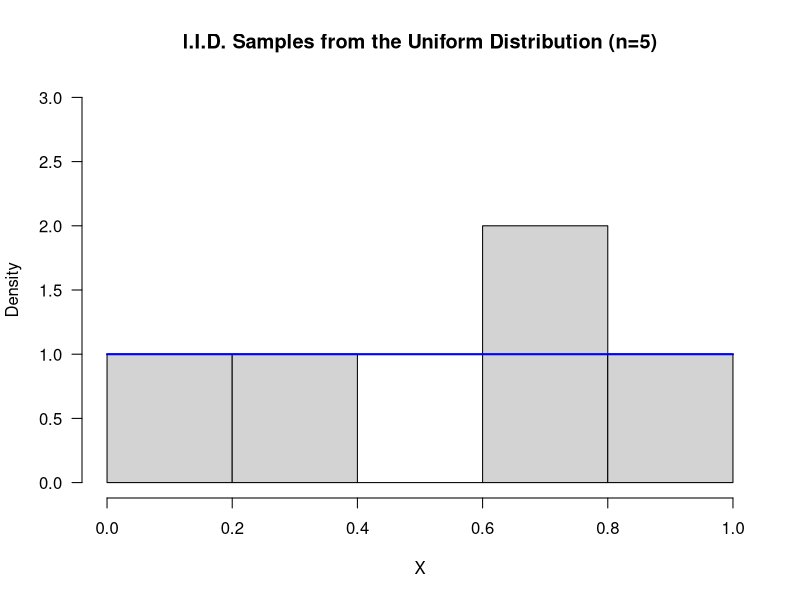
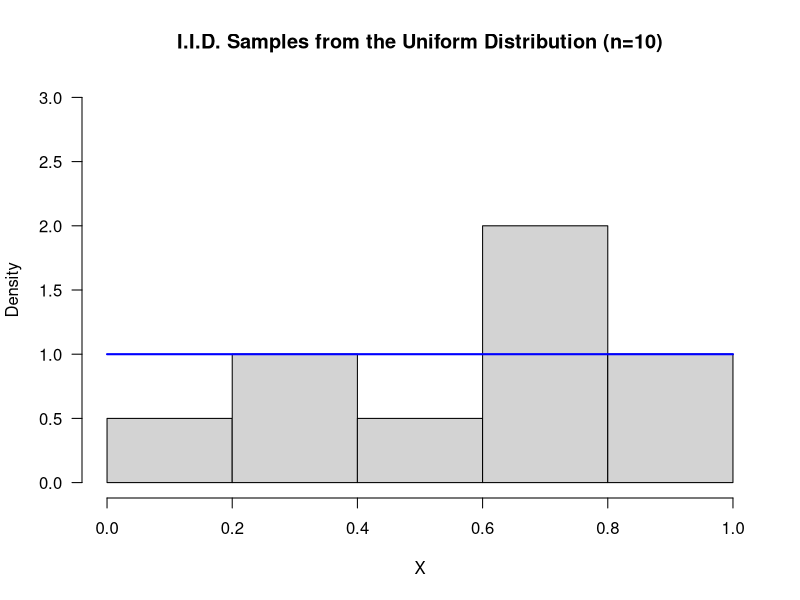
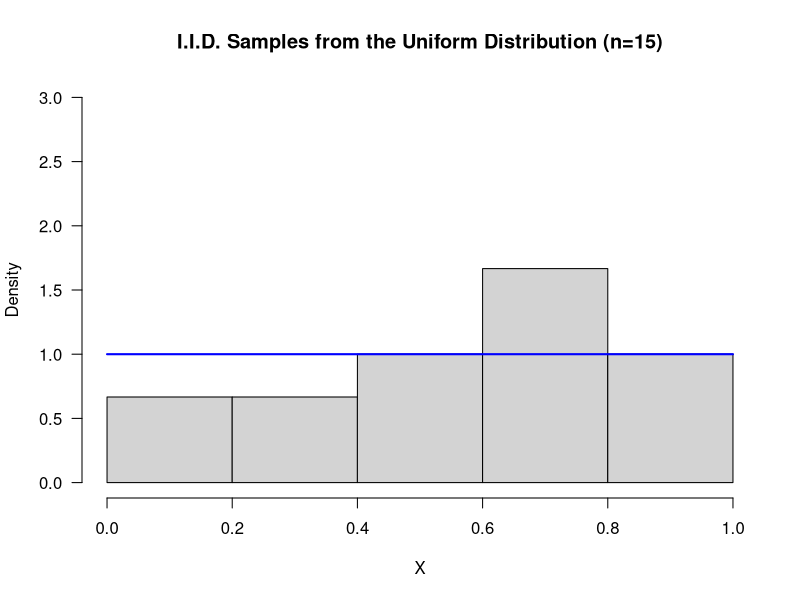
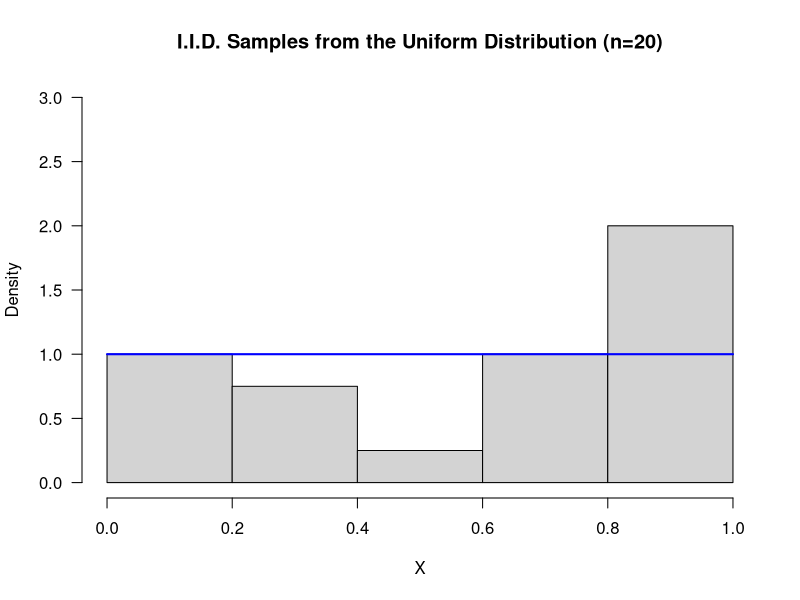
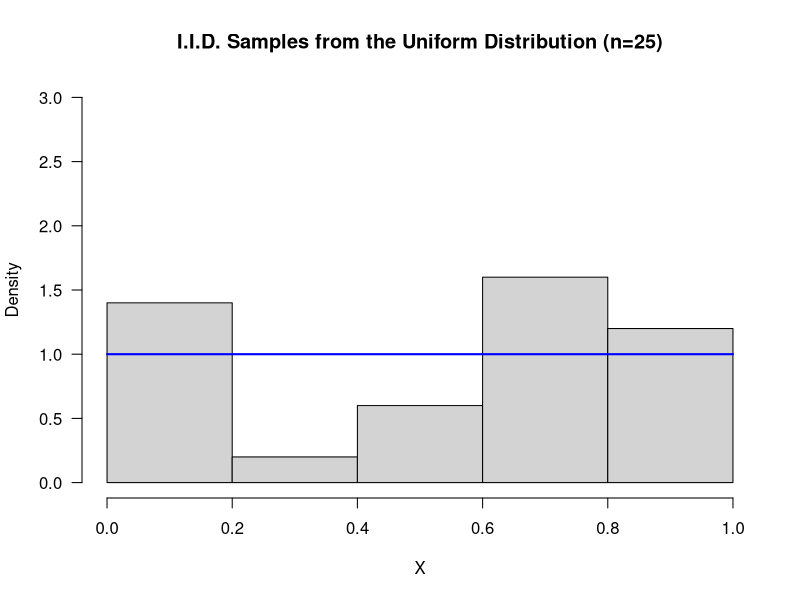
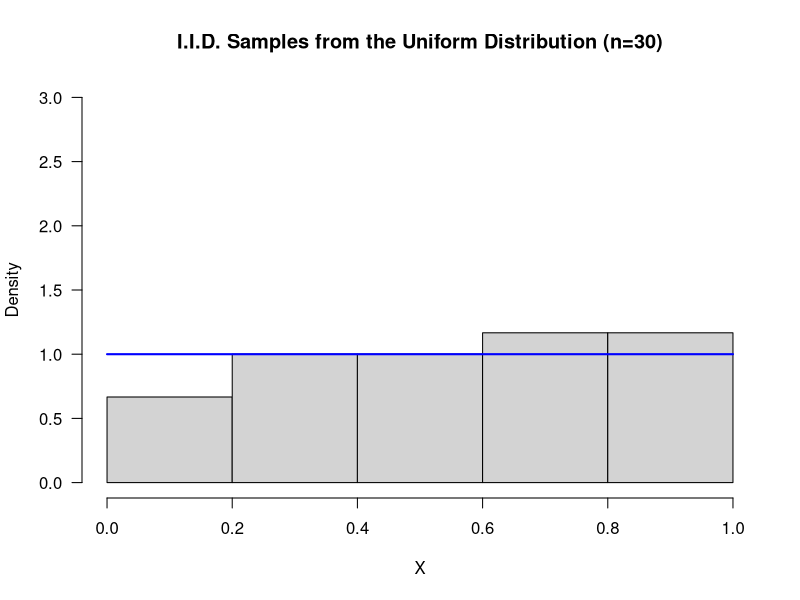
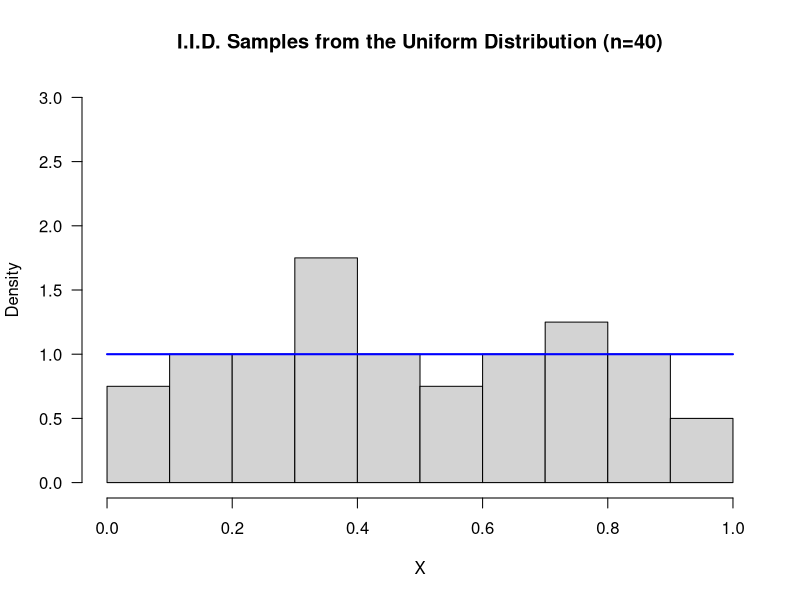
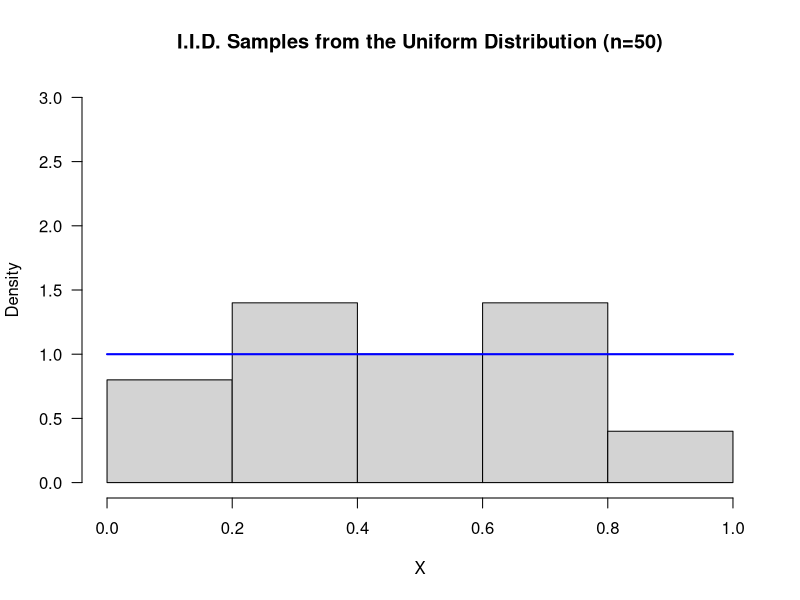

Reproduce these figures in R, in order.
options(scipen=999)
#   
# sampleFrom <- function(dist, n, pars) {
#     if (dist == "bernoulli")
#         return(rbinom(c(n, pars, 1)))
# 
#     else if (dist == "binomial")
#         return(rbinom(c(n, pars)))
# 
#     else if (dist == "poisson")
#         return(rpois(c(n, pars)))
# 
#     else if (dist == "hypergeometric")
#         return(rhyper(c(n, pars)))
#        
#     else if (dist == "uniform")
#         return(runif(c(n, pars)))
#         
#     else if (dist == "exponential")
#         return(rexp(c(n, pars)))
# 
#     else if (dist == "normal")
#         return(rnorm(c(n, pars)))
# 
#     else if (dist == "t")
#         return(rt(c(n, pars)))
# 
#     else 
#         return ("Invalid Distribution!")
# 
# #    legalDistributions <- c(
# #        runif, rbinom, rbinom, rhyper, rpois,
# #        rexp, rnorm, rt 
# #    )
# #    names(legalDistributions) <- c(
# #        "uniform", "bernoulli", "binomial", "hypergeometric", "poisson", 
# #        "exponential", "normal", "t"
# #    )
# #    if (! dist %in% names(legalDistributions))
# #        return("Invalid Distribution")
# #
# #    distribution <- legalDistributions[dist]
# #    #print(distribution)
# #    print(legalDistributions[dist](c(n, pars)))
# #
# #    if (dist == "bernoulli")
# #        return (distribution(c(n, pars, 1)))
# #
# #    return (distribution(c(n, pars)))
# }
# 
# # Uniform
# sampleFrom("uniform", 20, c(0, 1))


nSizes <- c(5, 10, 15, 20, 25, 30, 
            40, 50, 60, 70, 80, 90, 100, 
            200, 300, 400, 500, 
            1e3, 1e4, 1e5, 1e6)


# sample from uniform
for (n in nSizes) {
  hist(runif(n, 0, 1), probability=T, 
       xlab = "X", 
       main=paste0("I.I.D. Samples from the Uniform Distribution (n=", n, ")"), 
       xlim = c(0, 1), ylim = c(0, 3), las = 1)
  curve(dunif, add=T, col="blue", lwd = 2)
}


# sample from binomial
for (n in nSizes) {
  N = 50; P = 0.3
  hist(rbinom(n, N, P), probability=T, 
       xlab = "X", 
       main=paste0("I.I.D. Samples from the Binomial Distribution (n=", n, ")"), 
       xlim = c(0, 30), ylim = c(0, 0.2), las = 1)
  curve(dnorm(x, N*P, sqrt(N*P*(1-P))), add=T, col="blue", lwd=2)
  legend("topright", legend=c("Normal Curve"), col="blue", lwd=2, cex=1.2)
}


# sample from normal
for (n in nSizes) {
  hist(rnorm(n, 0, 1), probability=T, 
       xlab = "X", 
       main=paste0("I.I.D. Samples from the Normal Distribution (n=", n, ")"), 
       xlim = c(-4, 4), ylim = c(0, 0.6), las = 1)
  curve(dnorm, add=T, col="blue", lwd = 2)
}


# sample from t
for (n in nSizes) {
  df <- 10
  hist(rt(n, df), probability=T, 
       xlab = "X", 
       main=paste0("I.I.D. Samples from the t Distribution (n=", n, ", df=", df, ")"), 
       xlim = c(-4, 4), ylim = c(0, 0.6), las = 1)
  curve(dt(x, df), add=T, col="blue", lwd = 2)
}


# t approximate normal
DFs <- c(1:30, c(4:9)*10, 1e2, 1e3, 1e4, 1e5, 1e6)
for (df in DFs) {
  curve(dt(x, df), col = "blue", lwd = 2,
        ylab = "Density", xlab = "X", 
        main = paste0("t and Normal Distribution (df=", df, ")"),
        xlim=c(-4, 4), ylim=c(0, 0.45), las = 1)
  curve(dnorm, add=T, col="red", lwd = 2) 
  legend("topright", cex = 1.2, 
         legend=c("Normal", "t"), col = c("blue", "red"), lwd = 2)
}


# CLT





# # Bernoulli
# sampleFrom("bernoulli", 10, 0.2)
# 
# # Binomial
# sampleFrom("binomial", 10)
# 
# # Hypergeometric
# # dhyper: m (success), n(faliure), k(draw)
# sampleFrom("hypergeometric", 10, 10, 20, 8)
# 
# # Poisson
# sampleFrom("poisson", 10, 0.1)
# 
# # Exponential
# sampleFrom("exponential", 10, 10)
# 
# # Normal
# sampleFrom("normal", 10, c(0, 1))
# 
# # Student-t
# sampleFrom("t", 10, 3)
# 
